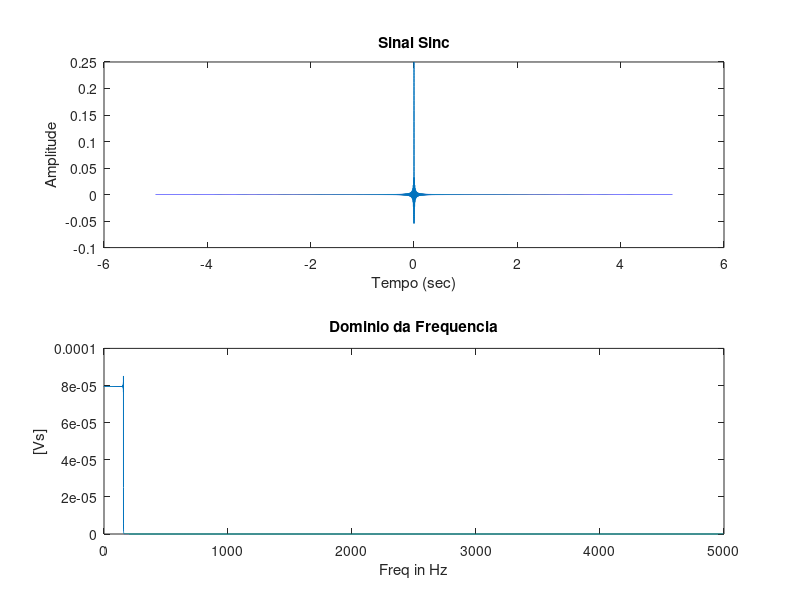

Source code (MATLAB):
%Laboratorio 1 - Fundamentos de Comunicacoes
% Parte 1

%A = 0.5Vp
A = 0.25;

% frequencia de amostragem
fs = 10000;

% periodo de amostragem
Ts = 1/fs;

% F = 100hz
frequencia = 100;

%intervalo de amostragem
t = -5:Ts:5;
n = length(t);

%%%%% Onda Sinc
sincF = A*sinc(pi*frequencia*t);


%Transformada
N = length(sincF);
k = 0:N-1;
T = N/fs;
freq = k/T;
fftsincF = fft(sincF)/N;
cutoff=ceil(N/2);
fftsincF=fftsincF(1:cutoff);

figure(1)
subplot(2,1,1);
plot(t, sincF);
xlabel('Tempo (sec)');
ylabel('Amplitude') ;
title('Sinal Sinc');

subplot(2,1,2);
plot(freq(1:cutoff), abs(fftsincF));
xlabel('Freq in Hz');
ylabel('[Vs]') ;
title('Dominio da Frequencia');